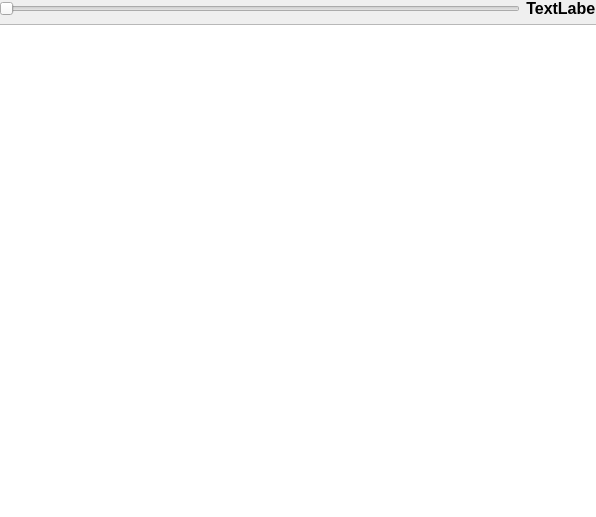
<?xml version="1.0" encoding="UTF-8"?>
<ui version="4.0">
 <class>Form</class>
 <widget class="QWidget" name="Form">
  <property name="geometry">
   <rect>
    <x>0</x>
    <y>0</y>
    <width>596</width>
    <height>517</height>
   </rect>
  </property>
  <property name="windowTitle">
   <string>Form</string>
  </property>
  <widget class="QWidget" name="verticalLayoutWidget">
   <property name="geometry">
    <rect>
     <x>-1</x>
     <y>-1</y>
     <width>601</width>
     <height>521</height>
    </rect>
   </property>
   <layout class="QVBoxLayout" name="verticalLayout">
    <item>
     <layout class="QHBoxLayout" name="horizontalLayout">
      <item>
       <widget class="QSlider" name="horizontalSlider">
        <property name="orientation">
         <enum>Qt::Horizontal</enum>
        </property>
       </widget>
      </item>
      <item>
       <widget class="QLabel" name="label">
        <property name="font">
         <font>
          <pointsize>12</pointsize>
          <weight>75</weight>
          <bold>true</bold>
         </font>
        </property>
        <property name="text">
         <string>TextLabel</string>
        </property>
        <property name="alignment">
         <set>Qt::AlignCenter</set>
        </property>
       </widget>
      </item>
     </layout>
    </item>
    <item>
     <widget class="QGraphicsView" name="graphicsView"/>
    </item>
   </layout>
  </widget>
 </widget>
 <resources/>
 <connections/>
</ui>
